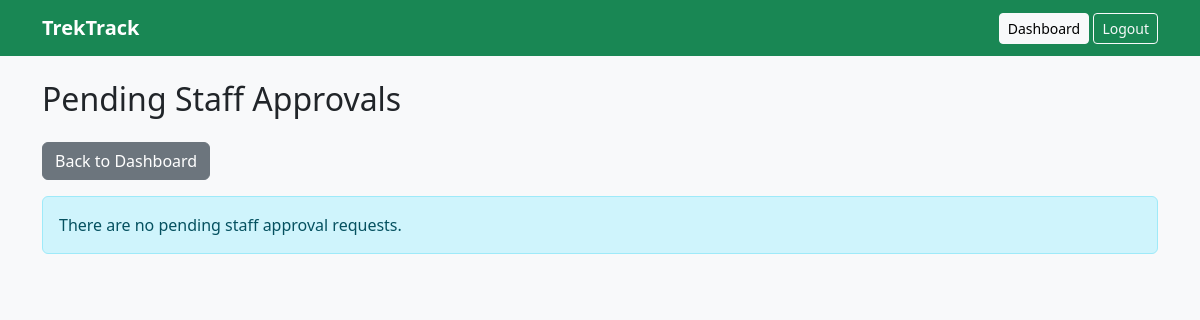
The page /admin/staff/pending (signed in) on the database as committed earlier.
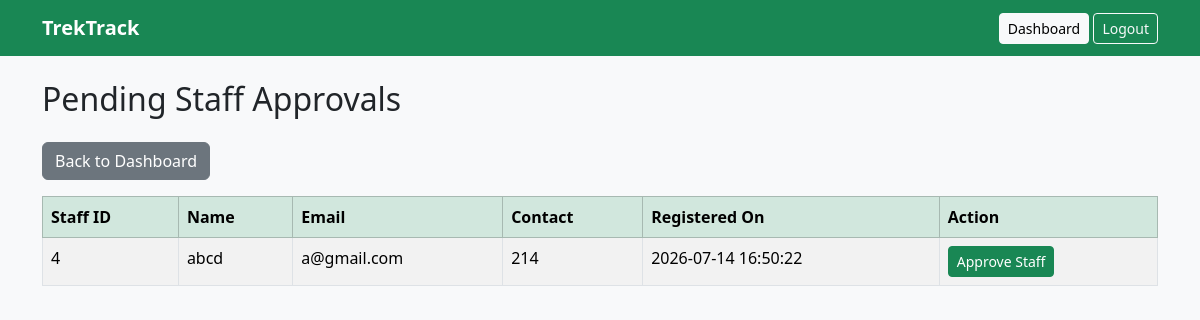
The same page on the database as committed later.
### tables this page shows
CREATE TABLE users (
    user_id INTEGER PRIMARY KEY AUTOINCREMENT,
    name TEXT NOT NULL,
    email TEXT NOT NULL COLLATE NOCASE UNIQUE,
    password_hash TEXT NOT NULL,
    role TEXT NOT NULL CHECK(role IN ('admin', 'staff', 'user')),
    contact TEXT,
    is_approved INTEGER NOT NULL DEFAULT 1 CHECK(is_approved IN (0, 1)),
    is_blacklisted INTEGER NOT NULL DEFAULT 0 CHECK(is_blacklisted IN (0, 1)),
    created_at TEXT NOT NULL DEFAULT CURRENT_TIMESTAMP
);

### app.py (the view)
@app.route("/admin/staff/pending")
@role_required("admin")
def pending_staff():
    staff_members = get_db().execute("""
        SELECT *
        FROM users
        WHERE role = 'staff' AND is_approved = 0
        ORDER BY created_at DESC
    """).fetchall()
    return render_template(
        "pending_staff.html",
        staff_members=staff_members,
    )

### app.py (called while the page is built)
def get_db():
    if "db" not in g:
        Path(app.config["DATABASE"]).parent.mkdir(parents=True, exist_ok=True)
        g.db = sqlite3.connect(app.config["DATABASE"])
        g.db.row_factory = sqlite3.Row
        g.db.execute("PRAGMA foreign_keys = ON")
    return g.db

@app.before_request
def load_current_user():
    g.user = None
    user_id = session.get("user_id")
    if user_id:
        g.user = get_db().execute("""
            SELECT *
            FROM users
            WHERE user_id = ?
        """, (user_id,)).fetchone()
        if g.user is None or g.user["is_blacklisted"]:
            session.clear()

def role_required(*roles):
    def decorator(view):
        @wraps(view)
        def wrapped_view(*args, **kwargs):
            if g.user is None:
                return redirect(url_for("login"))
            if g.user["role"] not in roles:
                abort(403)
            return view(*args, **kwargs)
        return wrapped_view
    return decorator

### templates/pending_staff.html
{% extends "base.html" %}
{% block content %}
<h2 class="mb-4">Pending Staff Approvals</h2>
<a href="{{ url_for('admin_dashboard') }}" class="btn btn-secondary mb-3">
    Back to Dashboard
</a>
{% if staff_members %}
<table class="table table-bordered table-striped">
    <thead class="table-success">
        <tr>
            <th>Staff ID</th>
            <th>Name</th>
            <th>Email</th>
            <th>Contact</th>
            <th>Registered On</th>
            <th>Action</th>
        </tr>
    </thead>
    <tbody>
        {% for staff in staff_members %}
        <tr>
            <td>{{ staff["user_id"] }}</td>
            <td>{{ staff["name"] }}</td>
            <td>{{ staff["email"] }}</td>
            <td>{{ staff["contact"] }}</td>
            <td>{{ staff["created_at"] }}</td>
            <td>
                <form method="POST"
                      action="{{ url_for('approve_staff', staff_id=staff['user_id']) }}">
                    <button class="btn btn-sm btn-success">
                        Approve Staff
                    </button>
                </form>
            </td>
        </tr>
        {% endfor %}
    </tbody>
</table>
{% else %}
<div class="alert alert-info">
    There are no pending staff approval requests.
</div>
{% endif %}
{% endblock %}

Rows that differ between the two databases and show on the page:
added users: user_id "4", name "abcd", email "a@gmail.com", contact "214", created_at "2026-07-14 16:50:22"
Other text that changed with them:
text no longer shown: "There are no pending staff approval requests."
text now shown: "Staff ID Name Email Contact Registered On Action"
